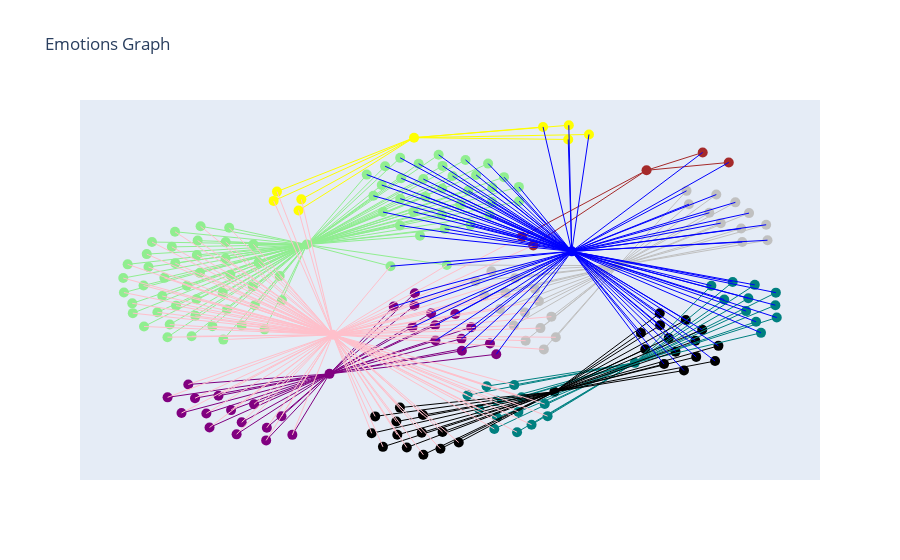

Source (notebook cell):
### Code cell
import textwrap

fig = go.Figure()

node_positions = {}

for node, position in pos.items():
    x, y = position  

    color = G.nodes[node]['color']  
    hover = G.nodes[node]['hover']
    hover = '<br>'.join(textwrap.wrap(hover,width=50))
    try:
        emotion = G.nodes[node]['emotion']
    except KeyError:
        try:
            gender = G.nodes[node]['gender']
        except KeyError:
            continue
        node_type = G.nodes[node]['type']

    fig.add_trace(go.Scatter(x=[x], y=[y], marker=dict(size=10,color=color), hovertext=hover, name=emotion, hovertemplate=hover))

for edge in G.edges():
    color = G.edges[edge]['color']
    x0, y0 = pos[edge[0]]
    x1, y1 = pos[edge[1]]
    fig.add_trace(go.Scatter(x=[x0, x1], y=[y0, y1], mode='lines', line=dict(width=1,color=color), name='Edge'))

fig.update_layout(showlegend=False, title='Emotions Graph')

fig.update_layout(xaxis=dict(showgrid=False, zeroline=False, showticklabels=False),
                  yaxis=dict(showgrid=False, zeroline=False, showticklabels=False))

fig.show()
